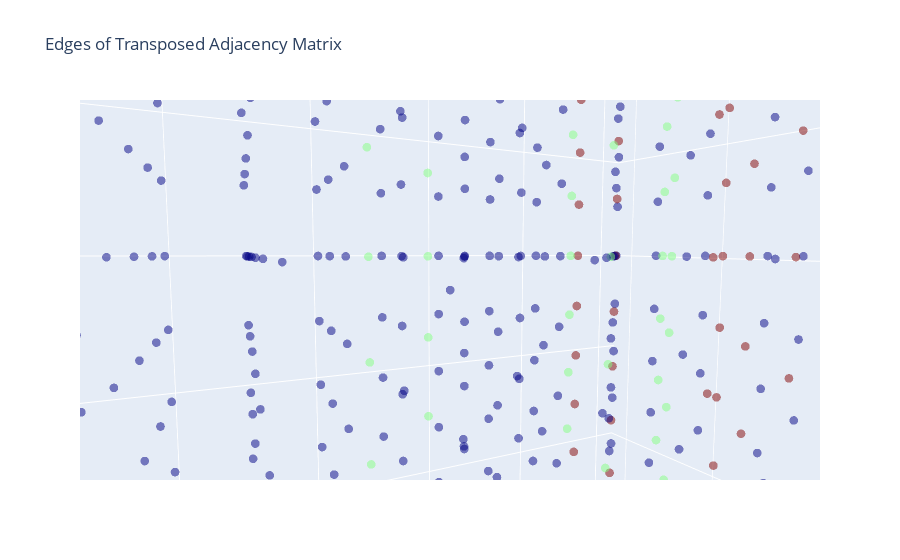

The cell this chart's notebook holds for it:
### Code cell
### 3d representation of clusters 

import plotly.graph_objs as go
import numpy as np


# Create x, y, z indices for each element in the matrix
x, y, z = np.indices(stacked_adj_matrix.shape)

# Reshape matrix to 1D array
matrix_1d = stacked_adj_matrix.ravel()


# # labels for clusters
stacked_labels = np.stack([label_matrix] * 17, axis=-1)


# Create scatter plot
fig = go.Figure(data=[go.Scatter3d(
    x=x.ravel(),
    y=y.ravel(),
    z=z.ravel(),
    mode='markers',
    marker=dict(
        size=3,
        color=stacked_labels.ravel(),
        colorscale='Jet',
        opacity=0.5
    )
)])

# Set layout
fig.update_layout(
    title='Edges of Transposed Adjacency Matrix',
    scene=dict(
    xaxis_title='Nodes',
    yaxis_title='Nodes',
    zaxis_title='Time'
))

# Show plot
fig.show()

### Figure 1 — Plotly figure (JSON) as saved in the notebook; plotly's stock layout.template omitted (floating-point values rounded to 4 significant figures; data arrays with more than 128 entries replaced by an {"elided": "..."} marker saying what was removed)
{"data": [{"marker": {"color": {"elided": "3825 int values"}, "colorscale": [[0, "rgb(0,0,131)"], [0.2, "rgb(0,60,170)"], [0.4, "rgb(5,255,255)"], [0.6, "rgb(255,255,0)"], [0.8, "rgb(250,0,0)"], [1, "rgb(128,0,0)"]], "opacity": 0.5, "size": 3}, "mode": "markers", "type": "scatter3d", "x": {"elided": "3825 int values"}, "y": {"elided": "3825 int values"}, "z": {"elided": "3825 int values"}}], "layout": {"autosize": true, "scene": {"aspectmode": "auto", "aspectratio": {"x": 0.9565, "y": 0.9565, "z": 1.093}, "camera": {"center": {"x": 0, "y": 0, "z": 0}, "eye": {"x": 0.0137, "y": -0.006296, "z": 0.001159}, "projection": {"type": "perspective"}, "up": {"x": 0, "y": 0, "z": 1}}, "xaxis": {"title": {"text": "Nodes"}, "type": "linear"}, "yaxis": {"title": {"text": "Nodes"}, "type": "linear"}, "zaxis": {"title": {"text": "Time"}, "type": "linear"}}, "title": {"text": "Edges of Transposed Adjacency Matrix"}}}
